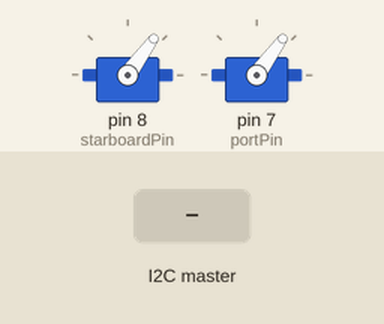
Simulated run of this sketch. Board: Arduino Uno, built with avr-gcc and run on an emulated ATmega328P. Parts: 2 × servo. Inputs (shaded band) come from the test bench. What the sketch prints to the serial monitor is not drawn.

Above: at 13.7 s.
13.8 s: the I2C master sends the byte 1
At 15.0 s:
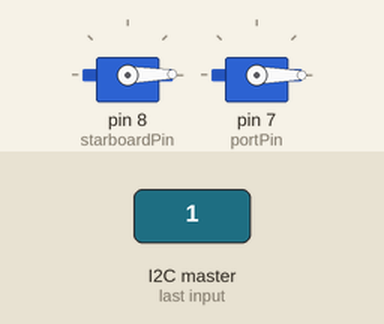
15.3 s: the I2C master sends the byte 90
At 16.3 s:
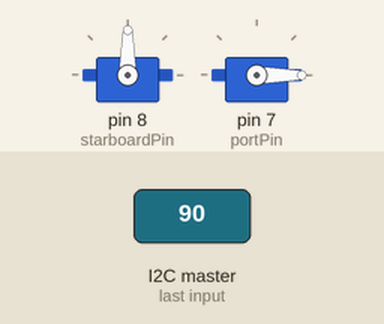
16.8 s: the I2C master sends the byte 200
At 17.4 s:
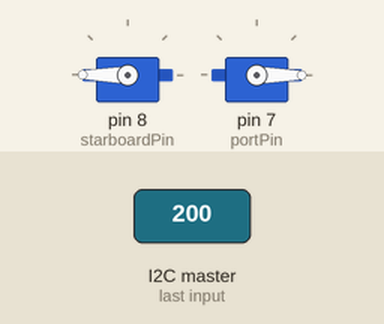
Timing chart, 0 to 19.8 s (numbered marks = the images above; inputs shaded):
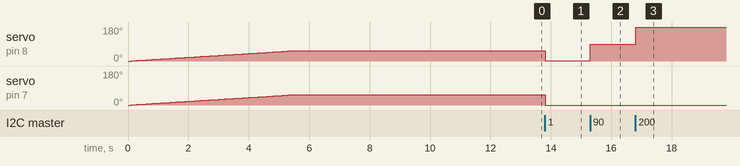

The sketch:

UnoWrite.ino
```cpp
#include <Servo.h>
#include <Wire.h>
//#include  <Wire1.h>
/*
* Variable Instantiation
*/
// Create Servo objects
Servo Motor_Starboard, Motor_Port, Motor_Stern, Motor_Bow;

// create pin variables to read from
// TODO: Create all other pins for other motors.
int starboardPin;
int portPin;

// motor speeds read from the pins
// TODO: Create the rest of the variables
int starboardVal;

//===============================================================================>
// Name: setSpeed
//
// Input: starboard <int> = Value to write to Starboard Motor
// port <int> = Value to write to Port Motor
// stern <int> = Value to write to Stern Motor
// bow <int> = Value to write to Bow Motor
//
// Description: This function simply writes values to motors
//===============================================================================>
void setSpeed(int starboard, int port, int stern, int bow) {
   Motor_Starboard.write(starboard);
   Motor_Port.write(port);
   //Motor_Stern.write(stern);
   //Motor_Bow.write(bow);
 }

//===============================================================================>
// Name: setup
//
// Description: Arms the motors and performs various functions
//===============================================================================>
void setup() {

  // Required for I/O from Serial monitor
  Serial.begin(9600);
  // Print a startup message
  Serial.println("initializing");

   // give pin values 0
   // TODO: Give remaining pins a value
   starboardVal = 0;

   // setup the pins where data will be read
   // TODO: Give other pins a value
   starboardPin = 8;
   portPin = 7;

   // create pin modes
   // TODO: Do this for the rest of the pins
   //pinMode(starboardPin, INPUT);
   // using i2c
   Wire.begin(4);
   //Wire.onReceive(receiveEvent);


   // TODO: Attach other motors
   Motor_Starboard.attach(starboardPin);
   Motor_Port.attach(portPin);

   // ARM the motor
   // TODO: Still need to figure out how to accurately arm the motors
   // with the new firmware
   int i;
   for (i = 0; i < 55; i++) {
     // Serial.println(i,DEC);
      setSpeed(i, i, 0, 0);
      delay(100);;
   }
   delay(7000);
   Wire.onReceive(receiveEvent);
}

//===============================================================================>
// Name: loop
//
// Description: The main function which will continuosly write to the motors
//===============================================================================>
void loop() {
  //Serial.println("IN LOOP");
  //delay(100);

}

//===============================================================================>
// Name: ReceiveEvent
//
// Description: The handler for an i2c Event
//===============================================================================>
void receiveEvent(int howMany)
{
  int east = Wire.read(); // receive byte as an integer
  int west = Wire.read(); // receive byte as an integer
  //Serial.print("east: ");
  //Serial.println(east); // print the integer
  //Serial.print("west: ");
  //Serial.println(west);
  Motor_Starboard.write(east);
  Motor_Port.write(west);
}

/*void setSpeed(int east, int west, int south, int north){
	Motor_Starboard.write(east); // east
   	Motor_Port.write(west);  //west
   	Motor_Stern.write(south);  //south
   	Motor_Bow.write(north);  //north
}*/
```

Measured:
- after the input at 13.8 s, servo on pin 8 (starboardPin): 54° → 1° at once; servo on pin 7 (portPin): 54° → 0° at once
- after the input at 15.3 s, servo on pin 8 (starboardPin): 1° → 90° at once
- after the input at 16.8 s, servo on pin 8 (starboardPin): 90° → 180° at once
